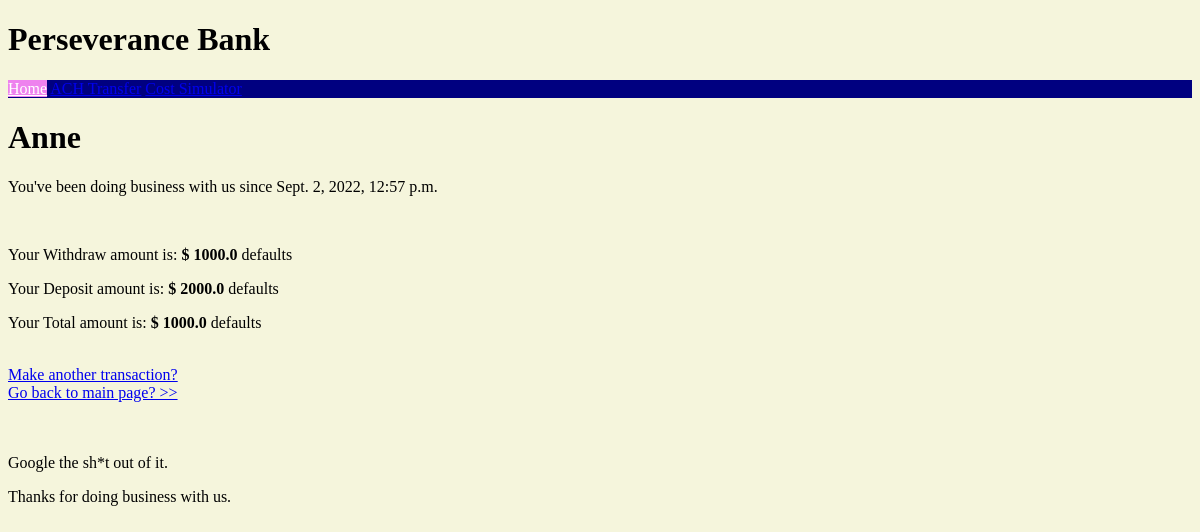
Screenshot of /perseverance/2/account/ with the database file from the repository.
### perseverance/models.py (models this page shows, shortened)
class Customer(models.Model):
    customer_text = models.CharField(max_length=200)
    pub_date = models.DateTimeField('Doing business with us since ')

class Balance(models.Model):
    customer = models.ForeignKey(Customer, on_delete=models.CASCADE)
    balance_text = models.CharField(max_length=200)
    defaults = models.FloatField(default=-999999999.999999999)
    class Meta:
        verbose_name_plural = 'Balance'

### perseverance/views.py (the view)
# urls.py: path('<int:pk>/account/', views.AccountView.as_view(), name='account'),
class AccountView(generic.DetailView):
    model = Customer
    template_name = 'perseverance/account.html'

### perseverance/templates/perseverance/account.html
{% extends "./index.html" %}
  {% block content %}
    <h1>{{ customer.customer_text }}  </h1>
    <p>You've been doing business with us since {{ customer.pub_date }}</p><br>
    {% for bal in customer.balance_set.all %}
      <p>Your {{ bal.balance_text }} amount is: <strong>$ {{ bal.defaults }} </strong> defaults </p>
    {% endfor %}
    <br>
    <a href="{% url 'perseverance:detail' customer.id %}">Make another transaction? </a>
    <br>
    <a href="{% url 'perseverance:index' %}">Go back to main page? >></a>
{% endblock content%}

### perseverance/static/perseverance/style.css (style rules this page uses)
body { background-color: beige; }

### rows the page displays
Customer: customer_text "Anne", pub_date "Sept. 2, 2022, 12:57 p.m."
Balance: balance_text "Withdraw", defaults "1000.0"
Balance: balance_text "Deposit", defaults "2000.0"
Balance: balance_text "Total", defaults "1000.0"
